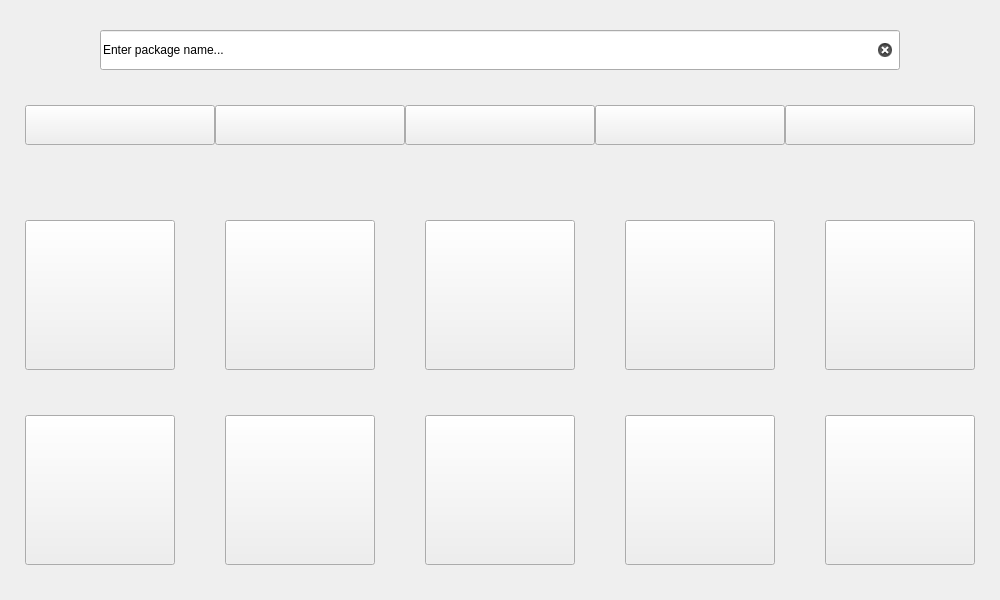
<?xml version="1.0" encoding="UTF-8"?>
<ui version="4.0">
 <class>MainWindow</class>
 <widget class="QMainWindow" name="MainWindow">
  <property name="geometry">
   <rect>
    <x>0</x>
    <y>0</y>
    <width>1000</width>
    <height>600</height>
   </rect>
  </property>
  <property name="sizePolicy">
   <sizepolicy hsizetype="Fixed" vsizetype="Fixed">
    <horstretch>0</horstretch>
    <verstretch>0</verstretch>
   </sizepolicy>
  </property>
  <property name="maximumSize">
   <size>
    <width>1000</width>
    <height>600</height>
   </size>
  </property>
  <property name="windowTitle">
   <string>Sisyphus : Graphical User Interface</string>
  </property>
  <property name="windowIcon">
   <iconset>
    <normaloff>../icon/window_icon.png</normaloff>../icon/window_icon.png</iconset>
  </property>
  <property name="layoutDirection">
   <enum>Qt::LeftToRight</enum>
  </property>
  <property name="autoFillBackground">
   <bool>true</bool>
  </property>
  <widget class="QWidget" name="sisyphus">
   <property name="sizePolicy">
    <sizepolicy hsizetype="Fixed" vsizetype="Fixed">
     <horstretch>0</horstretch>
     <verstretch>0</verstretch>
    </sizepolicy>
   </property>
   <widget class="QFrame" name="manage">
    <property name="geometry">
     <rect>
      <x>0</x>
      <y>0</y>
      <width>1000</width>
      <height>200</height>
     </rect>
    </property>
    <property name="sizePolicy">
     <sizepolicy hsizetype="Fixed" vsizetype="Fixed">
      <horstretch>0</horstretch>
      <verstretch>0</verstretch>
     </sizepolicy>
    </property>
    <property name="layoutDirection">
     <enum>Qt::LeftToRight</enum>
    </property>
    <property name="autoFillBackground">
     <bool>true</bool>
    </property>
    <property name="frameShape">
     <enum>QFrame::NoFrame</enum>
    </property>
    <property name="frameShadow">
     <enum>QFrame::Plain</enum>
    </property>
    <widget class="QLineEdit" name="input">
     <property name="geometry">
      <rect>
       <x>100</x>
       <y>30</y>
       <width>800</width>
       <height>40</height>
      </rect>
     </property>
     <property name="sizePolicy">
      <sizepolicy hsizetype="Fixed" vsizetype="Fixed">
       <horstretch>0</horstretch>
       <verstretch>0</verstretch>
      </sizepolicy>
     </property>
     <property name="toolTip">
      <string>&lt;html&gt;&lt;head/&gt;&lt;body&gt;&lt;p align=&quot;center&quot;&gt;Enter package name you want to Search/Install/Uninstall&lt;/p&gt;&lt;/body&gt;&lt;/html&gt;</string>
     </property>
     <property name="text">
      <string>Enter package name...</string>
     </property>
     <property name="frame">
      <bool>true</bool>
     </property>
     <property name="alignment">
      <set>Qt::AlignJustify|Qt::AlignVCenter</set>
     </property>
     <property name="clearButtonEnabled">
      <bool>true</bool>
     </property>
    </widget>
    <widget class="QPushButton" name="package_install">
     <property name="geometry">
      <rect>
       <x>215</x>
       <y>105</y>
       <width>190</width>
       <height>40</height>
      </rect>
     </property>
     <property name="sizePolicy">
      <sizepolicy hsizetype="Fixed" vsizetype="Fixed">
       <horstretch>0</horstretch>
       <verstretch>0</verstretch>
      </sizepolicy>
     </property>
     <property name="toolTip">
      <string>&lt;html&gt;&lt;head/&gt;&lt;body&gt;&lt;p align=&quot;center&quot;&gt;Install package(s)&lt;/p&gt;&lt;/body&gt;&lt;/html&gt;</string>
     </property>
     <property name="icon">
      <iconset>
       <normaloff>../icon/package_install.png</normaloff>../icon/package_install.png</iconset>
     </property>
     <property name="iconSize">
      <size>
       <width>32</width>
       <height>32</height>
      </size>
     </property>
    </widget>
    <widget class="QPushButton" name="package_search">
     <property name="geometry">
      <rect>
       <x>25</x>
       <y>105</y>
       <width>190</width>
       <height>40</height>
      </rect>
     </property>
     <property name="sizePolicy">
      <sizepolicy hsizetype="Fixed" vsizetype="Fixed">
       <horstretch>0</horstretch>
       <verstretch>0</verstretch>
      </sizepolicy>
     </property>
     <property name="toolTip">
      <string>&lt;html&gt;&lt;head/&gt;&lt;body&gt;&lt;p align=&quot;center&quot;&gt;Search package(s)&lt;/p&gt;&lt;/body&gt;&lt;/html&gt;</string>
     </property>
     <property name="icon">
      <iconset>
       <normaloff>../icon/package_search.png</normaloff>../icon/package_search.png</iconset>
     </property>
     <property name="iconSize">
      <size>
       <width>32</width>
       <height>32</height>
      </size>
     </property>
    </widget>
    <widget class="QPushButton" name="package_uninstall">
     <property name="geometry">
      <rect>
       <x>405</x>
       <y>105</y>
       <width>190</width>
       <height>40</height>
      </rect>
     </property>
     <property name="sizePolicy">
      <sizepolicy hsizetype="Fixed" vsizetype="Fixed">
       <horstretch>0</horstretch>
       <verstretch>0</verstretch>
      </sizepolicy>
     </property>
     <property name="toolTip">
      <string>&lt;html&gt;&lt;head/&gt;&lt;body&gt;&lt;p align=&quot;center&quot;&gt;Uninstall package(s)&lt;/p&gt;&lt;/body&gt;&lt;/html&gt;</string>
     </property>
     <property name="icon">
      <iconset>
       <normaloff>../icon/package_uninstall.png</normaloff>../icon/package_uninstall.png</iconset>
     </property>
     <property name="iconSize">
      <size>
       <width>32</width>
       <height>32</height>
      </size>
     </property>
    </widget>
    <widget class="QPushButton" name="system_upgrade">
     <property name="geometry">
      <rect>
       <x>595</x>
       <y>105</y>
       <width>190</width>
       <height>40</height>
      </rect>
     </property>
     <property name="sizePolicy">
      <sizepolicy hsizetype="Fixed" vsizetype="Fixed">
       <horstretch>0</horstretch>
       <verstretch>0</verstretch>
      </sizepolicy>
     </property>
     <property name="toolTip">
      <string>&lt;html&gt;&lt;head/&gt;&lt;body&gt;&lt;p align=&quot;center&quot;&gt;Upgrade system&lt;/p&gt;&lt;/body&gt;&lt;/html&gt;</string>
     </property>
     <property name="icon">
      <iconset>
       <normaloff>../icon/system_upgrade.png</normaloff>../icon/system_upgrade.png</iconset>
     </property>
     <property name="iconSize">
      <size>
       <width>32</width>
       <height>32</height>
      </size>
     </property>
    </widget>
    <widget class="QPushButton" name="orphans_remove">
     <property name="geometry">
      <rect>
       <x>785</x>
       <y>105</y>
       <width>190</width>
       <height>40</height>
      </rect>
     </property>
     <property name="sizePolicy">
      <sizepolicy hsizetype="Fixed" vsizetype="Fixed">
       <horstretch>0</horstretch>
       <verstretch>0</verstretch>
      </sizepolicy>
     </property>
     <property name="toolTip">
      <string>&lt;html&gt;&lt;head/&gt;&lt;body&gt;&lt;p align=&quot;center&quot;&gt;Remove orphan packages&lt;/p&gt;&lt;/body&gt;&lt;/html&gt;</string>
     </property>
     <property name="icon">
      <iconset>
       <normaloff>../icon/remove_orphans.png</normaloff>../icon/remove_orphans.png</iconset>
     </property>
     <property name="iconSize">
      <size>
       <width>32</width>
       <height>32</height>
      </size>
     </property>
    </widget>
   </widget>
   <widget class="QFrame" name="browse">
    <property name="geometry">
     <rect>
      <x>0</x>
      <y>200</y>
      <width>1000</width>
      <height>400</height>
     </rect>
    </property>
    <property name="frameShape">
     <enum>QFrame::NoFrame</enum>
    </property>
    <property name="frameShadow">
     <enum>QFrame::Plain</enum>
    </property>
    <widget class="QPushButton" name="category_accesories">
     <property name="geometry">
      <rect>
       <x>25</x>
       <y>20</y>
       <width>150</width>
       <height>150</height>
      </rect>
     </property>
     <property name="toolTip">
      <string>&lt;html&gt;&lt;head/&gt;&lt;body&gt;&lt;p align=&quot;center&quot;&gt;Browse Accesories Category&lt;/p&gt;&lt;/body&gt;&lt;/html&gt;</string>
     </property>
     <property name="icon">
      <iconset>
       <normaloff>../icon/category_accessories.png</normaloff>../icon/category_accessories.png</iconset>
     </property>
     <property name="iconSize">
      <size>
       <width>64</width>
       <height>64</height>
      </size>
     </property>
    </widget>
    <widget class="QPushButton" name="category_games">
     <property name="geometry">
      <rect>
       <x>425</x>
       <y>20</y>
       <width>150</width>
       <height>150</height>
      </rect>
     </property>
     <property name="toolTip">
      <string>&lt;html&gt;&lt;head/&gt;&lt;body&gt;&lt;p align=&quot;center&quot;&gt;Browse Games Category&lt;/p&gt;&lt;/body&gt;&lt;/html&gt;</string>
     </property>
     <property name="icon">
      <iconset>
       <normaloff>../icon/category_games.png</normaloff>../icon/category_games.png</iconset>
     </property>
     <property name="iconSize">
      <size>
       <width>64</width>
       <height>64</height>
      </size>
     </property>
    </widget>
    <widget class="QPushButton" name="category_graphics">
     <property name="geometry">
      <rect>
       <x>625</x>
       <y>20</y>
       <width>150</width>
       <height>150</height>
      </rect>
     </property>
     <property name="toolTip">
      <string>&lt;html&gt;&lt;head/&gt;&lt;body&gt;&lt;p align=&quot;center&quot;&gt;Browse Graphics Category&lt;/p&gt;&lt;/body&gt;&lt;/html&gt;</string>
     </property>
     <property name="icon">
      <iconset>
       <normaloff>../icon/category_graphics.png</normaloff>../icon/category_graphics.png</iconset>
     </property>
     <property name="iconSize">
      <size>
       <width>64</width>
       <height>64</height>
      </size>
     </property>
    </widget>
    <widget class="QPushButton" name="category_internet">
     <property name="geometry">
      <rect>
       <x>825</x>
       <y>20</y>
       <width>150</width>
       <height>150</height>
      </rect>
     </property>
     <property name="toolTip">
      <string>&lt;html&gt;&lt;head/&gt;&lt;body&gt;&lt;p align=&quot;center&quot;&gt;Browse Internet Category&lt;/p&gt;&lt;/body&gt;&lt;/html&gt;</string>
     </property>
     <property name="icon">
      <iconset>
       <normaloff>../icon/category_internet.png</normaloff>../icon/category_internet.png</iconset>
     </property>
     <property name="iconSize">
      <size>
       <width>64</width>
       <height>64</height>
      </size>
     </property>
    </widget>
    <widget class="QPushButton" name="category_multimedia">
     <property name="geometry">
      <rect>
       <x>25</x>
       <y>215</y>
       <width>150</width>
       <height>150</height>
      </rect>
     </property>
     <property name="toolTip">
      <string>&lt;html&gt;&lt;head/&gt;&lt;body&gt;&lt;p align=&quot;center&quot;&gt;Browse Multimedia Category&lt;/p&gt;&lt;/body&gt;&lt;/html&gt;</string>
     </property>
     <property name="icon">
      <iconset>
       <normaloff>../icon/category_multimedia.png</normaloff>../icon/category_multimedia.png</iconset>
     </property>
     <property name="iconSize">
      <size>
       <width>64</width>
       <height>64</height>
      </size>
     </property>
    </widget>
    <widget class="QPushButton" name="category_office">
     <property name="geometry">
      <rect>
       <x>225</x>
       <y>215</y>
       <width>150</width>
       <height>150</height>
      </rect>
     </property>
     <property name="toolTip">
      <string>&lt;html&gt;&lt;head/&gt;&lt;body&gt;&lt;p align=&quot;center&quot;&gt;Browse Office Category&lt;/p&gt;&lt;/body&gt;&lt;/html&gt;</string>
     </property>
     <property name="icon">
      <iconset>
       <normaloff>../icon/category_office.png</normaloff>../icon/category_office.png</iconset>
     </property>
     <property name="iconSize">
      <size>
       <width>64</width>
       <height>64</height>
      </size>
     </property>
    </widget>
    <widget class="QPushButton" name="category_system">
     <property name="geometry">
      <rect>
       <x>425</x>
       <y>215</y>
       <width>150</width>
       <height>150</height>
      </rect>
     </property>
     <property name="toolTip">
      <string>&lt;html&gt;&lt;head/&gt;&lt;body&gt;&lt;p align=&quot;center&quot;&gt;Browse System Category&lt;/p&gt;&lt;/body&gt;&lt;/html&gt;</string>
     </property>
     <property name="icon">
      <iconset>
       <normaloff>../icon/category_system.png</normaloff>../icon/category_system.png</iconset>
     </property>
     <property name="iconSize">
      <size>
       <width>64</width>
       <height>64</height>
      </size>
     </property>
    </widget>
    <widget class="QPushButton" name="category_development">
     <property name="geometry">
      <rect>
       <x>225</x>
       <y>20</y>
       <width>150</width>
       <height>150</height>
      </rect>
     </property>
     <property name="toolTip">
      <string>&lt;html&gt;&lt;head/&gt;&lt;body&gt;&lt;p align=&quot;center&quot;&gt;Browse Development Category&lt;/p&gt;&lt;/body&gt;&lt;/html&gt;</string>
     </property>
     <property name="icon">
      <iconset>
       <normaloff>../icon/category_development.png</normaloff>../icon/category_development.png</iconset>
     </property>
     <property name="iconSize">
      <size>
       <width>64</width>
       <height>64</height>
      </size>
     </property>
    </widget>
    <widget class="QPushButton" name="category_everything">
     <property name="geometry">
      <rect>
       <x>625</x>
       <y>215</y>
       <width>150</width>
       <height>150</height>
      </rect>
     </property>
     <property name="toolTip">
      <string>&lt;html&gt;&lt;head/&gt;&lt;body&gt;&lt;p align=&quot;center&quot;&gt;Browse All Packages&lt;/p&gt;&lt;/body&gt;&lt;/html&gt;</string>
     </property>
     <property name="icon">
      <iconset>
       <normaloff>../icon/category_all.png</normaloff>../icon/category_all.png</iconset>
     </property>
     <property name="iconSize">
      <size>
       <width>64</width>
       <height>64</height>
      </size>
     </property>
    </widget>
    <widget class="QPushButton" name="category_local">
     <property name="geometry">
      <rect>
       <x>825</x>
       <y>215</y>
       <width>150</width>
       <height>150</height>
      </rect>
     </property>
     <property name="toolTip">
      <string>&lt;html&gt;&lt;head/&gt;&lt;body&gt;&lt;p align=&quot;center&quot;&gt;Browse Installed Packages&lt;/p&gt;&lt;/body&gt;&lt;/html&gt;</string>
     </property>
     <property name="text">
      <string/>
     </property>
     <property name="icon">
      <iconset>
       <normaloff>../icon/category_local.png</normaloff>../icon/category_local.png</iconset>
     </property>
     <property name="iconSize">
      <size>
       <width>64</width>
       <height>64</height>
      </size>
     </property>
    </widget>
   </widget>
  </widget>
 </widget>
 <tabstops>
  <tabstop>input</tabstop>
  <tabstop>package_search</tabstop>
  <tabstop>package_install</tabstop>
  <tabstop>package_uninstall</tabstop>
  <tabstop>system_upgrade</tabstop>
  <tabstop>orphans_remove</tabstop>
  <tabstop>category_accesories</tabstop>
  <tabstop>category_development</tabstop>
  <tabstop>category_games</tabstop>
  <tabstop>category_graphics</tabstop>
  <tabstop>category_internet</tabstop>
  <tabstop>category_multimedia</tabstop>
  <tabstop>category_office</tabstop>
  <tabstop>category_system</tabstop>
  <tabstop>category_local</tabstop>
  <tabstop>category_everything</tabstop>
 </tabstops>
 <resources/>
 <connections/>
</ui>
